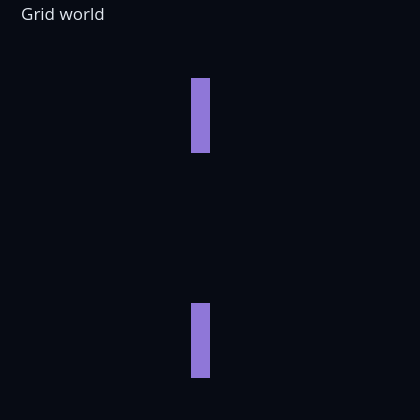

Notebook code for this chart:
### Markdown cell above
## Part 1 — The grid environment

A 20×20 grid world with wall cells (violet). The agent moves in 8 directions.

### Code cell
env.show_grid(title="Grid world").show()

### Figure 1 — Plotly figure (JSON) as saved in the notebook; plotly's stock layout.template omitted (floating-point values rounded to 4 significant figures; data arrays with more than 128 entries replaced by an {"elided": "..."} marker saying what was removed)
{"data": [{"colorscale": [[0, "rgba(0,0,0,0)"], [1, "rgba(167,139,250,0.85)"]], "hoverinfo": "skip", "showscale": false, "type": "heatmap", "z": {"elided": "20x20 float values"}, "zmax": 1, "zmin": 0}], "layout": {"font": {"color": "#e2e8f0"}, "height": 420, "margin": {"b": 5, "l": 5, "r": 5, "t": 40}, "paper_bgcolor": "#070b14", "plot_bgcolor": "#070b14", "title": {"font": {"color": "#e2e8f0"}, "text": "Grid world"}, "width": 420, "xaxis": {"showgrid": false, "showticklabels": false, "zeroline": false}, "yaxis": {"autorange": "reversed", "scaleanchor": "x", "showgrid": false, "showticklabels": false, "zeroline": false}}}
